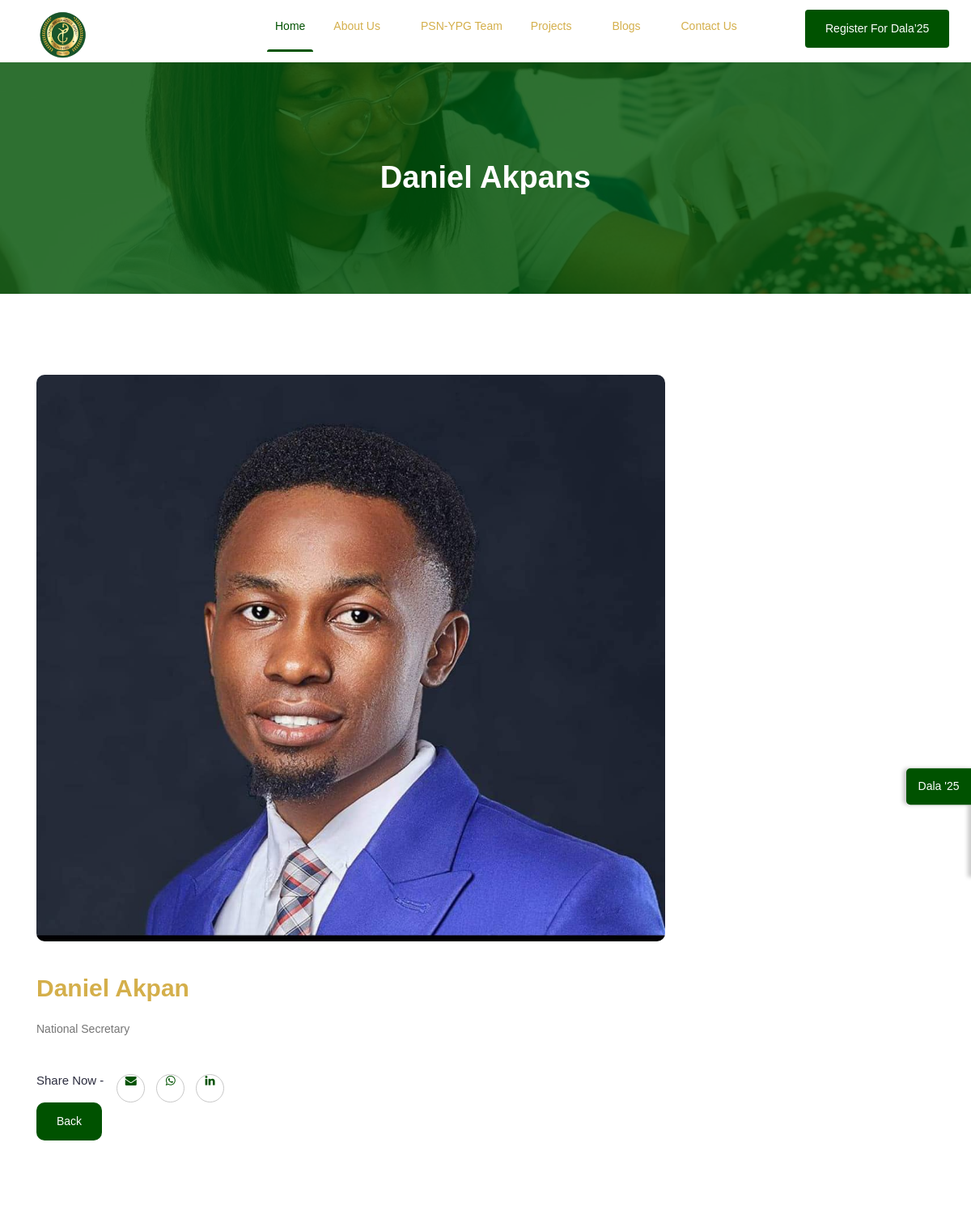
The app's page /excos_users_article/2/ (upper part), older data.
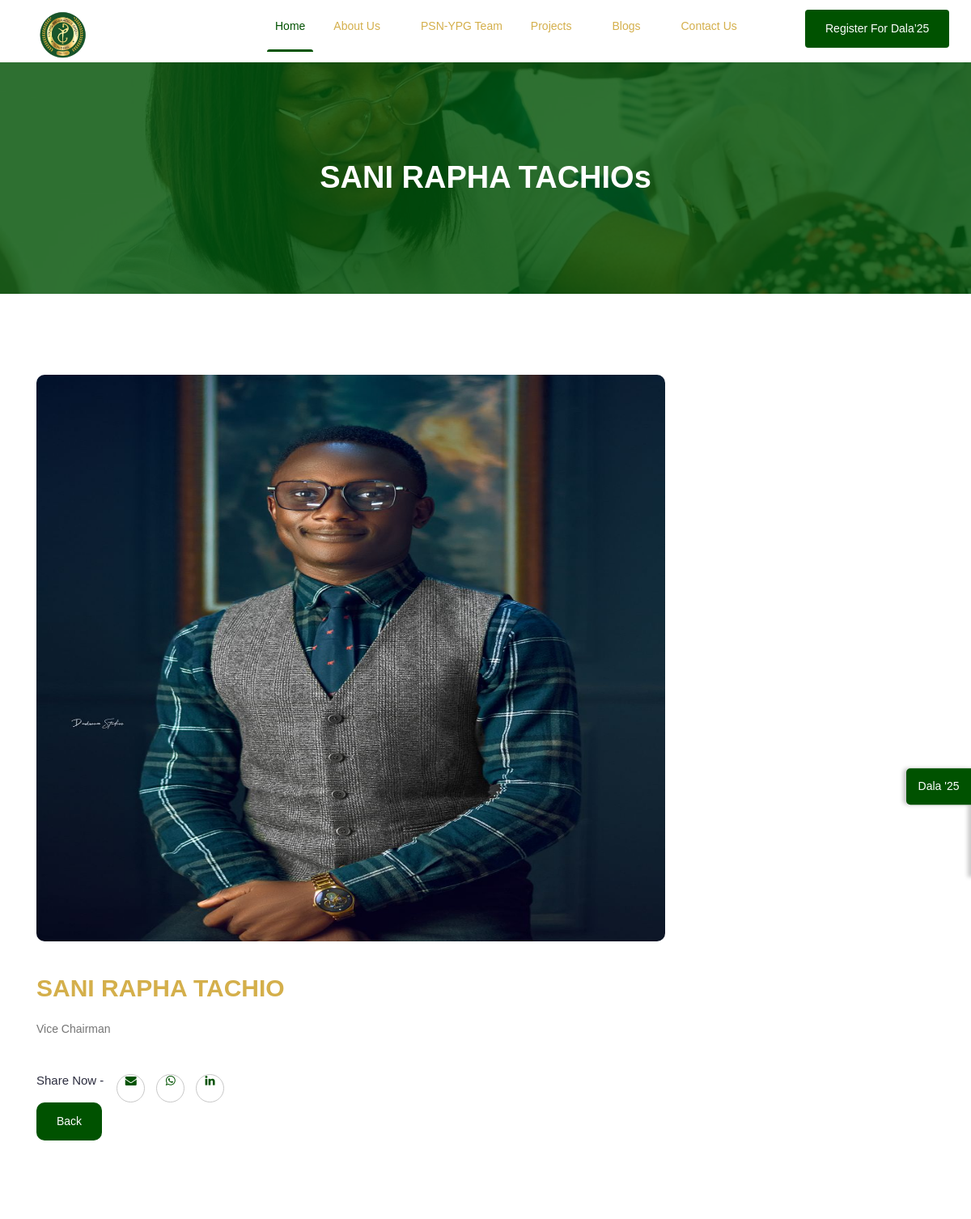
The same page, newer data.
### psnypg/models.py (models this page shows, shortened)
class ExcosUser(models.Model):
    excos_user_name = models.CharField(max_length=255)
    excos_user_description = models.TextField()
    excos_user_slug = models.SlugField (max_length=255,blank=True, null=True)
    excos_user_email = models.EmailField(max_length=255)
    excos_user_whatsapp_number = models.CharField(max_length=15)
    excos_user_img = models.ImageField(upload_to='excos_images/')
    excos_user_linkedIn_url = models.URLField(max_length=255, blank=True, null=True)  # LinkedIn URL field
    excos_user_publish_date = models.DateTimeField(auto_now_add=True)
    excos_user_author = models.ForeignKey(User, on_delete=models.CASCADE)
    class Meta:
        ordering = ['excos_user_publish_date']

### psnypg/views.py (the view, shortened to what this page needs)
# urls.py: path('excos_users_article/<int:pk>/', ExcosUserArticleDetailView.as_view(), name='excos_users_article'),
class ExcosUserArticleDetailView(DetailView):
    model = ExcosUser
    template_name = 'psnypg/excos_users_article.html'

### templates/psnypg/excos_users_article.html (shortened to what this page needs)
{% extends "base.html" %}
{% load static %}
{% block content%}
		<div class="breadcrumbs overlay">
			<div class="container">
				<div class="bread-inner">
					<div class="row">
						<div class="col-12">
							<h2>{{object.excos_user_name }}s</h2>
						</div>
					</div>
				</div>
			</div>
		</div>
		<section class="pf-details section">
			<div class="container">
				<div class="row">
					<div class="col-12">
						<div class="inner-content">
							<img src="{{object.excos_user_img.url }}"style="height: 700px;width:70%; border-radius:10px;" alt="#">
							<div class="body-text">
								<h3 style="color: #D4AF4B;" >{{ object.excos_user_name }}</h3>
								<p>{{ object.excos_user_description }}</p>
								<div class="share">
									<h4>Share Now -</h4>
									<ul>
										<li><a href="mailto:{{ post.excos_user_email }}" target="_blank" style="color: #005200;"><i class="fa fa-envelope" aria-hidden="true"></i></a></li>
										<li><a href="https://wa.me/{{ post.excos_user_whatsapp_number }}?text=Hi Psn-Ypg?" target="_blank" style="color: #005200;"><i class="fa fa-whatsapp" aria-hidden="true"></i></a></li>
										<li><a href="{{ post.excos_user_linkedIn_url }}" target="_blank" style="color: #005200;"><i class="fa fa-linkedin" aria-hidden="true"></i></a></li>
									</ul>
								</div>
								<div class="btn-wrapper">
									<a href="javascript:history.back();" class="btn btn-primary" style="border-radius: 10px;"> Back </a>
								</div>
							</div>
						</div>
					</div>
				</div>
			</div>
		</section>
		{% endblock %}

Row changes from the older to the newer data that the page shows:
changed ExcosUser: excos_user_name "Daniel Akpan" → "SANI RAPHA TACHIO"; excos_user_img: a different picture; excos_user_description "National Secretary" → "Vice Chairman"
